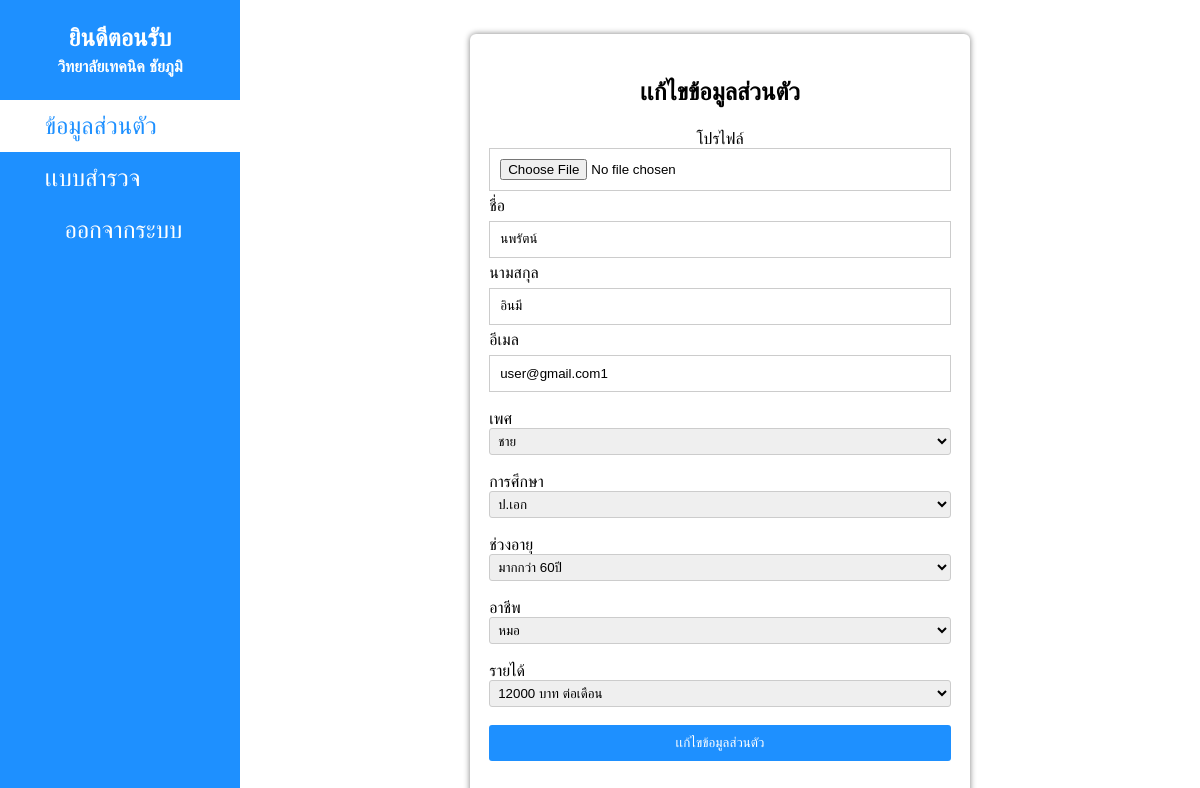
Page /user/edit_profile.php (signed in) on the committed database.
### tables this page shows
CREATE TABLE `users` (
  `user_id` int(11) NOT NULL,
  `fname` varchar(100) NOT NULL,
  `lname` varchar(100) NOT NULL,
  `email` varchar(100) NOT NULL,
  `password` varchar(100) NOT NULL,
  `sex` enum('ชาย','หญิง','อื่นๆ') NOT NULL,
  `education` varchar(100) NOT NULL,
  `pro` varchar(100) NOT NULL,
  `usg_status` enum('user','admin') NOT NULL,
  `status` enum('0','1') NOT NULL,
  `profile` varchar(255) NOT NULL,
  `age` varchar(200) NOT NULL,
  `orher` varchar(100) NOT NULL
);

### config/database.php (called while the page is built, shortened)
<?php
class Database{
    public $host = "localhost";
    public $username = "root";
    public $password = "";
    public $dbname = "p_poll";
    public $db;
    public function dbconect(){
        $this->db = new mysqli($this->host, $this->username, $this->password, $this->dbname);
        $this->db->set_charset("utf8mb4");
    }
    public function selectwhere($table, $where){
        $condition = "";
         foreach($where as $key => $value){
            $condition .= $key . " = '" . $value . "' AND ";
         }
         $condition = substr($condition, 0, -5);
         $sql = "SELECT * FROM " . $table . " WHERE " . $condition . " ";
         $result = $this->db->query($sql);
         $list = array();
         while($data = $result->fetch_assoc()){
            $list[] = $data;
         }
         return $list;
    }
}
?>

### config/load.php (called while the page is built, shortened)
<?php
require_once 'database.php';
$db = new Database();
?>

### user/edit_profile.php (the view, shortened to what this page needs)
<?php
require_once 'header.php';
$where = array(
    'user_id' => $_SESSION['user_id'],
);
$log = $db->selectwhere('users', $where);
foreach($log as $row);
?>
<body>
<div class="d-center">
        <div class="box-fixed boxset-form">
            <div class="form-profile">
    <h2>เเก้ไขข้อมูลส่วนตัว</h2>
    <form  method="post" enctype="multipart/form-data">
        <center>
            <label for="img">โปรไฟล์</label>
            <input type="file" name="img" >
        </center>
    <p>ชื่อ</p>
    <input type="text" name="fname" placeholder="ชื่อ" required value="<?php echo $row['fname'] ?>">
    <p>นามสกุล</p>
    <input type="text" name="lname" placeholder="นามสกุล" required value="<?php echo $row['lname'] ?>">
    <p>อีเมล</p>
    <input type="email" name="email" placeholder="อีเมล" required value="<?php echo $row['email'] ?>">
    <br><br>
    <label for="sex">เพศ</label>
    <select id="sex" name="sexs" required>
        <option value="ชาย" <?php echo $row['sex'] == 'ชาย'?"selected":""; ?>>ชาย</option>
    </select>
    <br><br>
    <label for="edu">การศึกษา</label>
    <select id="edu" name="education" required>
    <option value="ป.เอก" <?php echo $row['education'] == 'ป.เอก'?"selected":""; ?>>ป.เอก</option>
    </select>
    <br><br>
    <label for="age_">ช่วงอายุ</label>
    <select id="age_" name="age" required>
    <option value="มากกว่า 60ปี" <?php echo $row['age'] == 'มากกว่า 60ปี'?"selected":""; ?> >มากกว่า 60ปี</option>
    </select>
    <br><br>
    <label for="or">อาชีพ</label>
    <select id="or" name="orher" required>
    <option value="หมอ" <?php echo $row['orher'] == 'หมอ'?"selected":""; ?>>หมอ</option>
    </select>
    <br><br>
    <label for="pro">รายได้</label>
    <select id="pro" name="pro" required>
    <option value="12000 บาท ต่อเดือน" <?php echo $row['pro'] == '12000 บาท ต่อเดือน'?"selected":""; ?>>12000 บาท ต่อเดือน</option>
    </select>
<br><br>
<button type="submit">
    เเก้ไขข้อมูลส่วนตัว
</button>
<br>
    </form>
    </div>
        </div>
    </div>
</body>
</html>

### config/style.css (style rules this page uses)
* { margin: 0; padding: 0; box-sizing: border-box; font-family: Arial,sans-serif; }
.d-center { display: flex; justify-content: center; align-items: center; height: 100vh; }
.box-fixed { box-shadow: 0px 0px 6px 0px gray; padding: 1.2rem; border-radius: 6px; }
.boxset-form { width: 500px; }
.form-profile h2 { text-align: center; margin-top: 24px; margin-bottom: 24px; }
.form-profile p { margin-top: 6px; margin-bottom: 6px; }
.form-profile input { width: 100%; padding: 10px; border: 1px solid #ccc; outline:none; }
.form-profile button { display: block; width: 100%; padding: 10px; border-radius: 3px; border: none; background-color: dodgerblue; color:white; cursor: pointer; }
.form-profile select { width: 100%; padding: 4px; border-radius: 3px; border: 1px solid #ccc; cursor: pointer; outline: none; }
h2,h1 { text-align: center; margin-top: 24px; margin-bottom: 24px; }

### rows in the picture
users: fname "นพรัตน์", lname "อินมี", email "user@gmail.com1", sexs "ชาย", education "ป.เอก", age "มากกว่า 60ปี", orher "หมอ", pro "12000 บาท ต่อเดือน"
